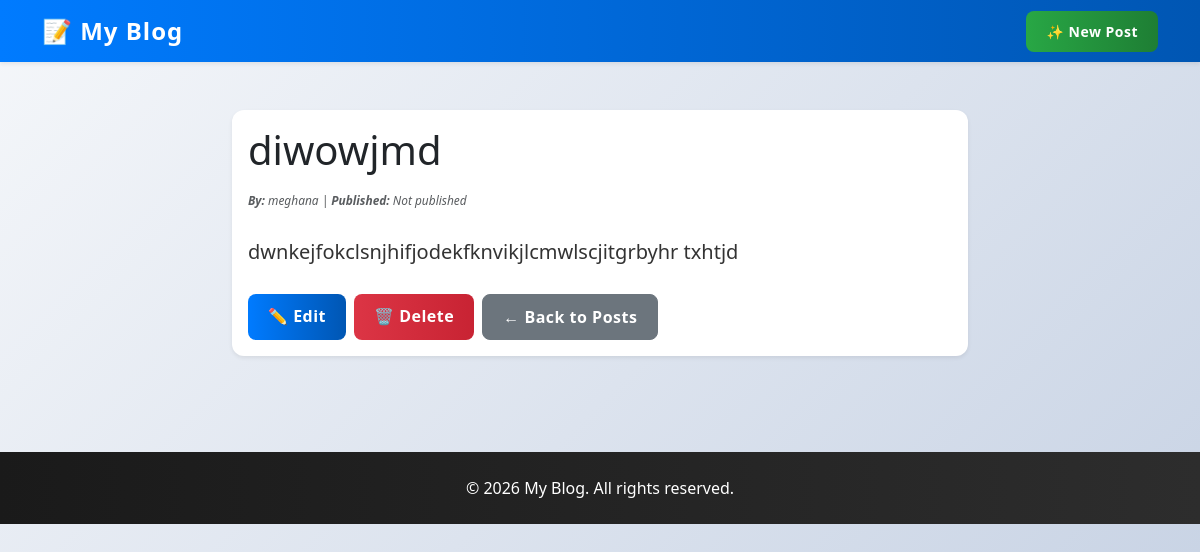
Page /post/5/ on the earlier database version.
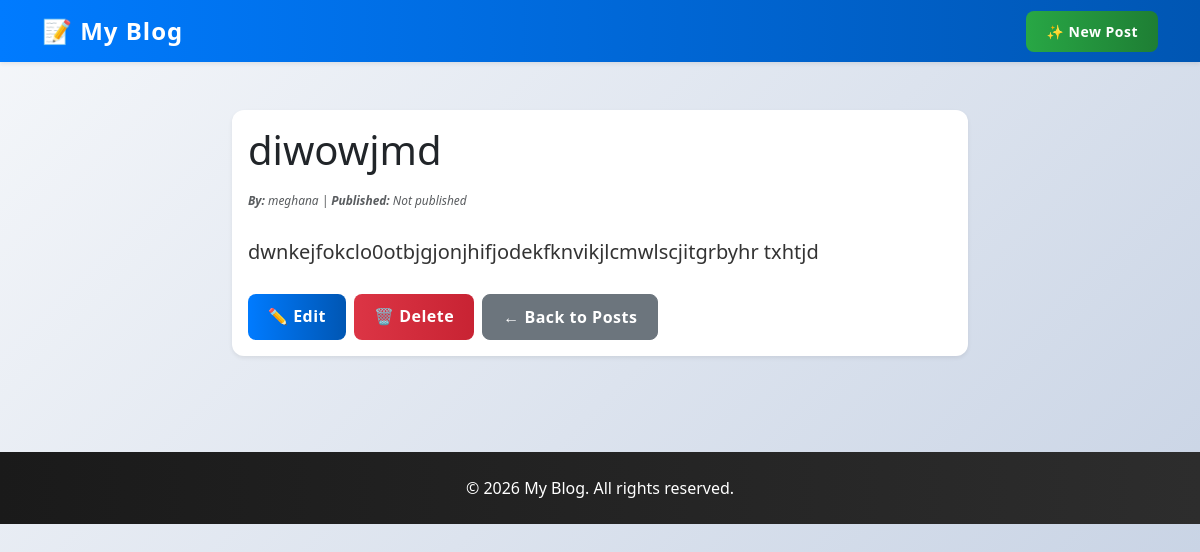
Same page on the later database version.
### blog/models.py (models this page shows, shortened)
class Post(models.Model):
    author = models.ForeignKey(settings.AUTH_USER_MODEL, on_delete=models.CASCADE)
    title = models.CharField(max_length=200)
    text = models.TextField()
    image = models.ImageField(upload_to='blog_images/', blank=True, null=True)
    created_date = models.DateTimeField(default=timezone.now)
    published_date = models.DateTimeField(blank=True, null=True)

### blog/views.py (the view)
# urls.py: path('post/<int:pk>/', views.post_detail, name='post_detail'),
def post_detail(request, pk):
    post = get_object_or_404(Post, pk=pk)
    return render(request, 'blog/post_detail.html', {'post': post})

### blog/templates/blog/post_detail.html (shortened to what this page needs)
{% extends 'blog/base.html' %}
{% block content %}
<div class="row justify-content-center">
    <div class="col-md-8">
        <article class="post-article">
            <div class="card shadow-sm border-0">
                <div class="card-body">
                    <h1 class="card-title mb-3">{{ post.title }}</h1>
                    <div class="post-meta text-muted mb-4">
                        <small>
                            <strong>By:</strong> {{ post.author.username }} |
                            <strong>Published:</strong>
                            {% if post.published_date %}
                                {{ post.published_date|date:"F j, Y \a\t g:i A" }}
                            {% else %}
                                Not published
                            {% endif %}
                        </small>
                    </div>
                    <div class="post-content mb-4">
                        <p class="lead">{{ post.text|linebreaksbr }}</p>
                    </div>
                    <div class="d-flex gap-2">
                        <a href="{% url 'post_edit' pk=post.pk %}" class="btn btn-primary">
                            ✏️ Edit
                        </a>
                        <a href="{% url 'post_delete' pk=post.pk %}" class="btn btn-danger">
                            🗑️ Delete
                        </a>
                        <a href="{% url 'post_list' %}" class="btn btn-secondary">
                            ← Back to Posts
                        </a>
                    </div>
                </div>
            </div>
        </article>
    </div>
</div>
{% endblock %}

Differences in the rows shown:
changed Post "diwowjmd": text "dwnkejfokclsnjhifjodekfknvikjlcmwlscjitgrbyhr txhtjd" → "dwnkejfokclo0otbjgjonjhifjodekfknvikjlcmwlscjitgrbyhr txhtjd"
